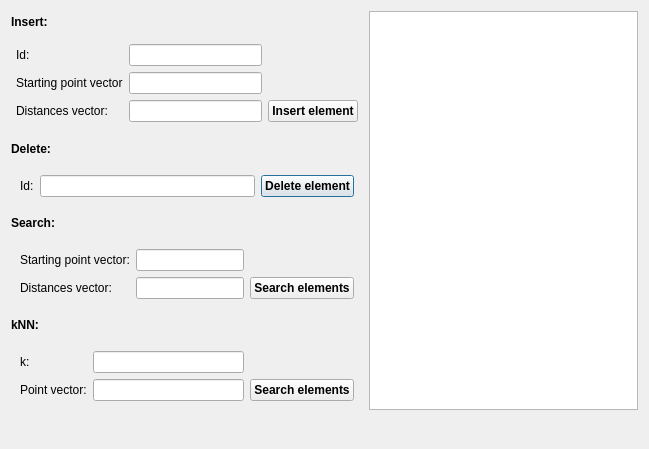
<?xml version="1.0" encoding="UTF-8"?>
<ui version="4.0">
 <class>ProjectWindow</class>
 <widget class="QDialog" name="ProjectWindow">
  <property name="geometry">
   <rect>
    <x>0</x>
    <y>0</y>
    <width>649</width>
    <height>449</height>
   </rect>
  </property>
  <property name="sizePolicy">
   <sizepolicy hsizetype="Minimum" vsizetype="Minimum">
    <horstretch>0</horstretch>
    <verstretch>0</verstretch>
   </sizepolicy>
  </property>
  <property name="windowTitle">
   <string>Dialog</string>
  </property>
  <property name="windowIcon">
   <iconset>
    <normaloff>../../Desktop/imgs/rtree_transparent.png</normaloff>../../Desktop/imgs/rtree_transparent.png</iconset>
  </property>
  <layout class="QGridLayout" name="gridLayout">
   <item row="4" column="1">
    <widget class="QLabel" name="search_label">
     <property name="font">
      <font>
       <weight>75</weight>
       <bold>true</bold>
      </font>
     </property>
     <property name="text">
      <string>Search:</string>
     </property>
    </widget>
   </item>
   <item row="3" column="1">
    <widget class="QWidget" name="delete_grid" native="true">
     <layout class="QGridLayout" name="gridLayout_3">
      <item row="0" column="1">
       <widget class="QLineEdit" name="id_delete"/>
      </item>
      <item row="0" column="0">
       <widget class="QLabel" name="id_label_delete">
        <property name="text">
         <string>Id:</string>
        </property>
       </widget>
      </item>
      <item row="0" column="2">
       <widget class="QPushButton" name="delete_element">
        <property name="font">
         <font>
          <weight>75</weight>
          <bold>true</bold>
         </font>
        </property>
        <property name="text">
         <string>Delete element</string>
        </property>
       </widget>
      </item>
     </layout>
    </widget>
   </item>
   <item row="2" column="1">
    <widget class="QLabel" name="delete_label">
     <property name="font">
      <font>
       <weight>75</weight>
       <bold>true</bold>
      </font>
     </property>
     <property name="text">
      <string>Delete:</string>
     </property>
    </widget>
   </item>
   <item row="6" column="1">
    <widget class="QLabel" name="label">
     <property name="font">
      <font>
       <weight>75</weight>
       <bold>true</bold>
      </font>
     </property>
     <property name="text">
      <string>kNN:</string>
     </property>
    </widget>
   </item>
   <item row="1" column="1">
    <widget class="QWidget" name="insert_grid" native="true">
     <layout class="QGridLayout" name="gridLayout_2">
      <property name="leftMargin">
       <number>5</number>
      </property>
      <property name="topMargin">
       <number>5</number>
      </property>
      <property name="rightMargin">
       <number>5</number>
      </property>
      <property name="bottomMargin">
       <number>10</number>
      </property>
      <item row="2" column="2">
       <widget class="QPushButton" name="insert_element">
        <property name="font">
         <font>
          <weight>75</weight>
          <bold>true</bold>
         </font>
        </property>
        <property name="text">
         <string>Insert element</string>
        </property>
       </widget>
      </item>
      <item row="0" column="1">
       <widget class="QLineEdit" name="id_insert"/>
      </item>
      <item row="1" column="0">
       <widget class="QLabel" name="starting_point_vector_label_insert">
        <property name="text">
         <string>Starting point vector</string>
        </property>
       </widget>
      </item>
      <item row="1" column="1">
       <widget class="QLineEdit" name="starting_point_vector_insert"/>
      </item>
      <item row="2" column="1">
       <widget class="QLineEdit" name="distances_vector_insert"/>
      </item>
      <item row="0" column="0">
       <widget class="QLabel" name="id_label_insert">
        <property name="text">
         <string>Id:</string>
        </property>
       </widget>
      </item>
      <item row="2" column="0">
       <widget class="QLabel" name="distances_vector_label_insert">
        <property name="text">
         <string>Distances vector:</string>
        </property>
       </widget>
      </item>
     </layout>
    </widget>
   </item>
   <item row="5" column="1">
    <widget class="QWidget" name="search_grid" native="true">
     <layout class="QGridLayout" name="gridLayout_4">
      <item row="0" column="0">
       <widget class="QLabel" name="starting_point_vector_label">
        <property name="text">
         <string>Starting point vector:</string>
        </property>
       </widget>
      </item>
      <item row="1" column="0">
       <widget class="QLabel" name="distances_vector_label">
        <property name="text">
         <string>Distances vector:</string>
        </property>
       </widget>
      </item>
      <item row="1" column="2">
       <widget class="QPushButton" name="search_element">
        <property name="font">
         <font>
          <weight>75</weight>
          <bold>true</bold>
         </font>
        </property>
        <property name="text">
         <string>Search elements</string>
        </property>
       </widget>
      </item>
      <item row="0" column="1">
       <widget class="QLineEdit" name="starting_point_vector"/>
      </item>
      <item row="1" column="1">
       <widget class="QLineEdit" name="distances_vector"/>
      </item>
     </layout>
    </widget>
   </item>
   <item row="8" column="1" colspan="2">
    <widget class="QLabel" name="status_bar">
     <property name="font">
      <font>
       <italic>true</italic>
      </font>
     </property>
     <property name="text">
      <string/>
     </property>
    </widget>
   </item>
   <item row="0" column="1">
    <widget class="QLabel" name="insert_label">
     <property name="font">
      <font>
       <weight>75</weight>
       <bold>true</bold>
      </font>
     </property>
     <property name="text">
      <string>Insert:</string>
     </property>
    </widget>
   </item>
   <item row="0" column="2" rowspan="8">
    <widget class="QListView" name="list_view"/>
   </item>
   <item row="7" column="1">
    <widget class="QWidget" name="knn_grid" native="true">
     <layout class="QGridLayout" name="GridLayout">
      <item row="0" column="1">
       <widget class="QLineEdit" name="k"/>
      </item>
      <item row="1" column="0">
       <widget class="QLabel" name="starting_point_vector_knn_label">
        <property name="text">
         <string>Point vector:</string>
        </property>
       </widget>
      </item>
      <item row="1" column="3">
       <widget class="QPushButton" name="search_knn">
        <property name="font">
         <font>
          <weight>75</weight>
          <bold>true</bold>
         </font>
        </property>
        <property name="text">
         <string>Search elements</string>
        </property>
       </widget>
      </item>
      <item row="0" column="0">
       <widget class="QLabel" name="k_label">
        <property name="text">
         <string>k:</string>
        </property>
       </widget>
      </item>
      <item row="1" column="1">
       <widget class="QLineEdit" name="starting_point_vector_knn"/>
      </item>
     </layout>
    </widget>
   </item>
  </layout>
 </widget>
 <resources/>
 <connections/>
</ui>
